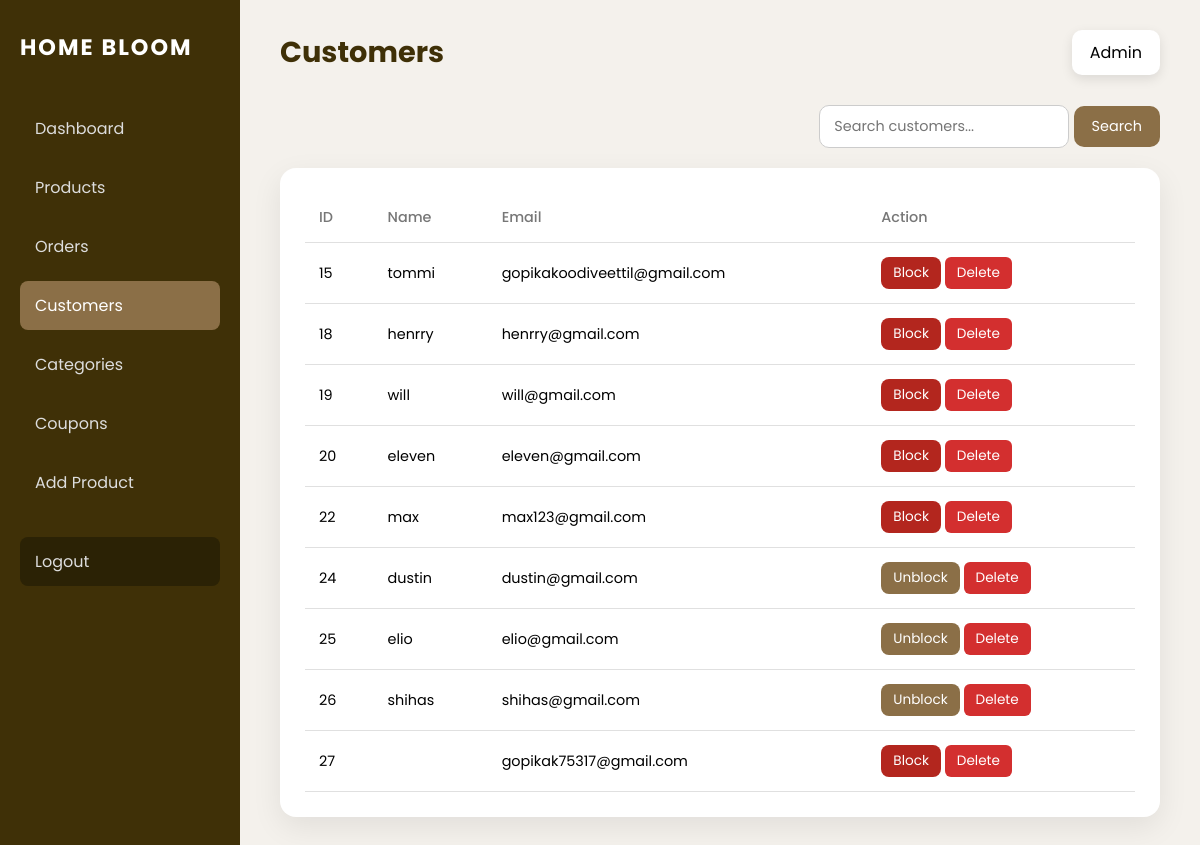
The page /admincutomer/ (signed in) on the database as committed earlier.
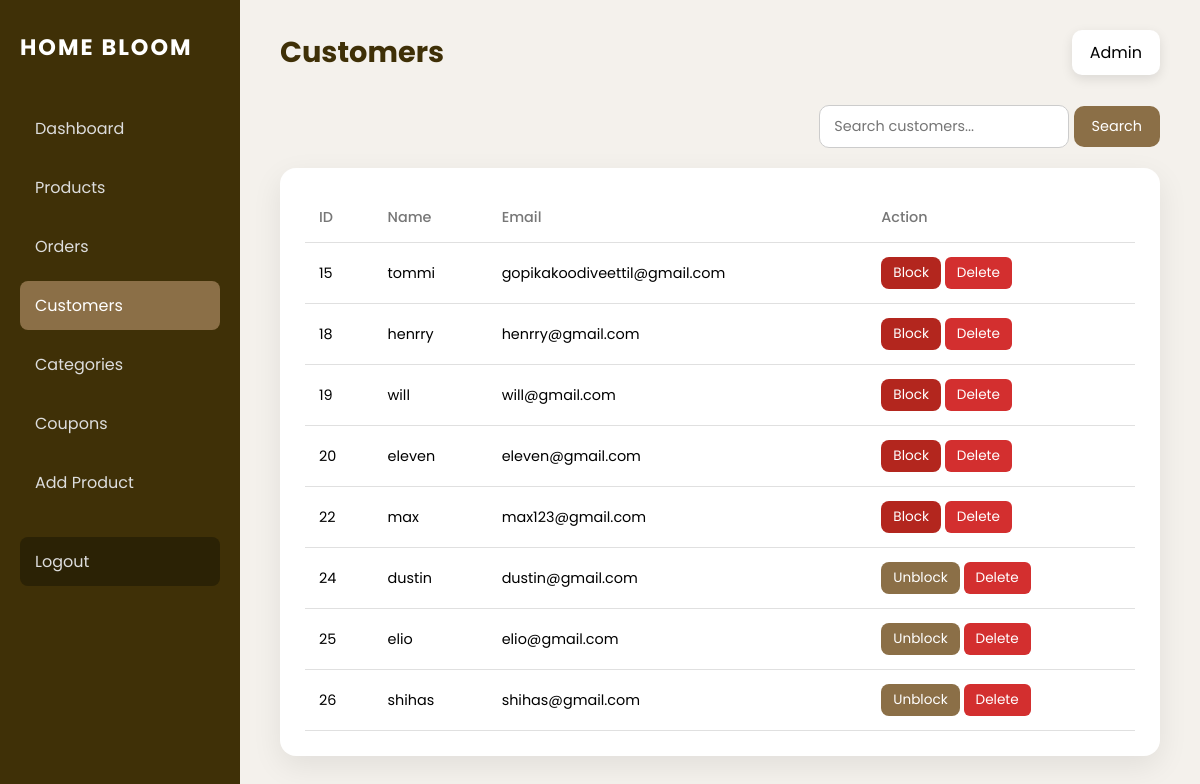
The same page on the database as committed later.
### bloom/models.py (models this page shows, shortened)
class User(AbstractUser):
    email = models.EmailField(unique=True)
    USERNAME_FIELD = "email"
    REQUIRED_FIELDS = ["username"]

### bloom/decorators.py (the view)
    def wrapper(request, *args, **kwargs):
        if request.user.is_authenticated and request.user.is_staff:
            return view_func(request, *args, **kwargs)
        messages.error(request, "Admin access only.")
        return redirect("login")

### bloom/views.py (called while the page is built)
@never_cache
@admin_required
def admincustomer(request):
    if not request.user.is_staff:
        return HttpResponseForbidden("Access denied")
    customers = User.objects.filter(is_staff=False)
    return render(request, "admincustomer.html", {
        "customers": customers
    })

### bloom/templates/admincustomer.html (shortened to what this page needs)
<!DOCTYPE html>
<html lang="en">
<head>
</head>
<body>
<div class="dashboard-wrapper">
    <aside class="sidebar">
        <h2 class="brand">HOME BLOOM</h2>
        <nav>
            <a href="{% url 'admindashboard' %}">Dashboard</a>
            <a href="{%url 'adminproduct'%}">Products</a>
            <a href="{% url 'adminorder' %}">Orders</a>
             <a href="{%url 'admincustomer'%}"class="active">Customers</a>
            <a href="{%url 'admincategory'%}">Categories</a>
            <a href="{%url 'admincoupon'%}">Coupons</a>
            <a href="{%url 'addproduct'%}">Add Product</a>
            <a href="/" class="logout">Logout</a>
        </nav>
    </aside>
    <main class="main-content">
        <div class="top-bar">
            <h1>Customers</h1>
            <div class="admin-info">Admin</div>
        </div>
        <div class="search-wrapper">
            <form method="get" action="{% url 'admincustomer' %}">
                <input type="text" name="q" placeholder="Search customers..." class="search-input">
                <button type="submit" class="search-btn">Search</button>
            </form>
        </div>
        <div class="table-wrapper">
            <table>
                <thead>
                    <tr>
                        <th>ID</th>
                        <th>Name</th>
                        <th>Email</th>
                        <th>Action</th>
                    </tr>
                </thead>
                <tbody>
    {% for user in customers %}
    <tr>
        <td>{{ user.id }}</td>
        <td>{{ user.username }}</td>
        <td>{{ user.email }}</td>
        <td>
    <form action="{% url 'toggle_customer_block' user.id %}" method="post" style="display:inline;">
    <button type="submit"
        style="
            padding:6px 12px;
            border-radius:8px;
            border:none;
            cursor:pointer;
            font-size:0.85rem;
            background:{% if user.is_active %}#b3261e{% else %}#8B6F47{% endif %};
            color:#fff;
        ">
        {% if user.is_active %}
            Block
        {% else %}
            Unblock
        {% endif %}
    </button>
</form>
  <form action="{% url 'delete_customer' user.id %}" method="post" style="display:inline;">
    <button type="submit" class="delete-btn">Delete</button>
</form>
</td>
    </tr>
    {% empty %}
    <tr>
        <td colspan="4">No customers found</td>
    </tr>
    {% endfor %}
</tbody>
            </table>
        </div>
    </main>
</div>
</body>
</html>

Rows that differ between the two databases and show on the page:
removed User: id "27", email "gopikak75317@gmail.com", is_active "Block"
